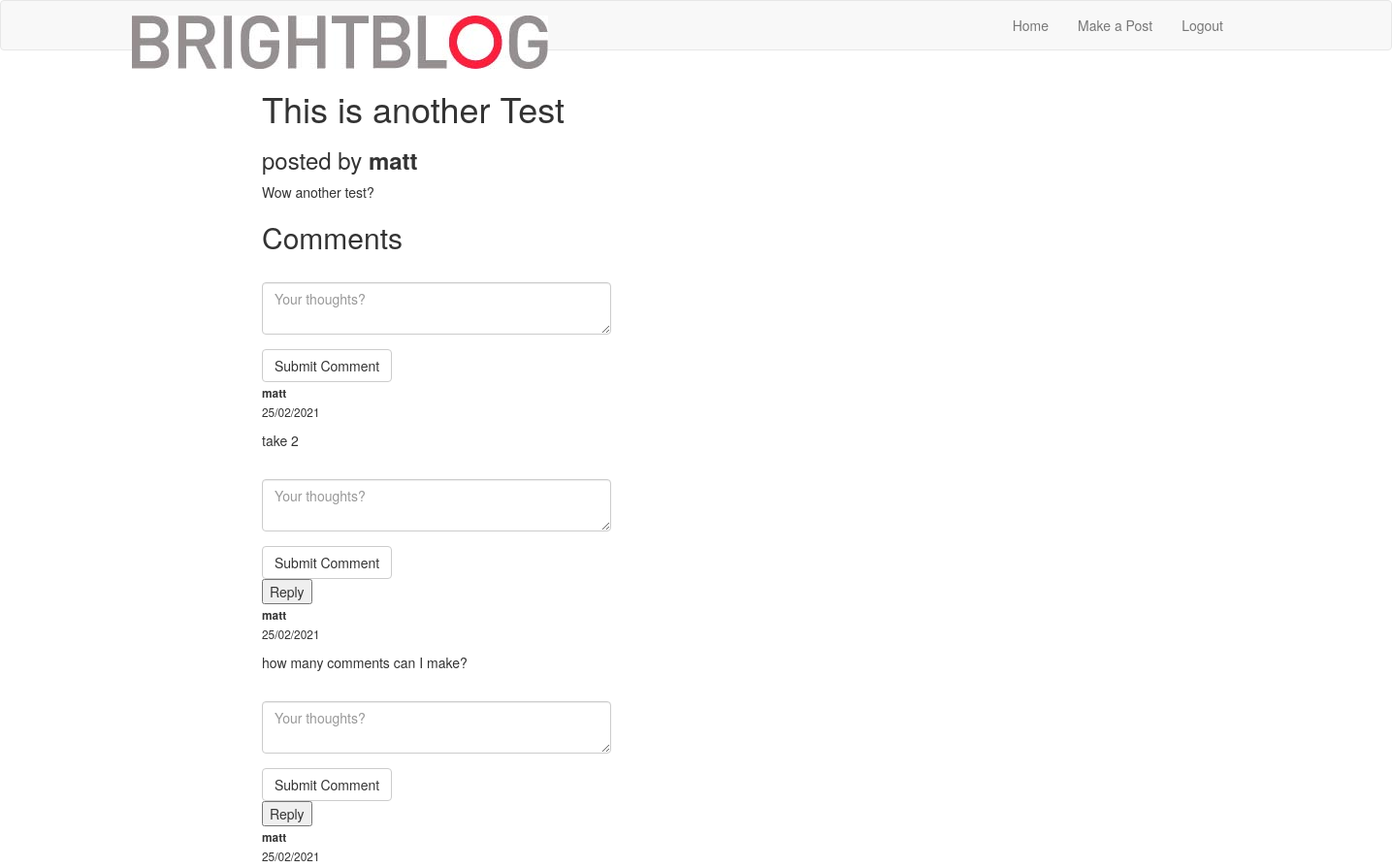
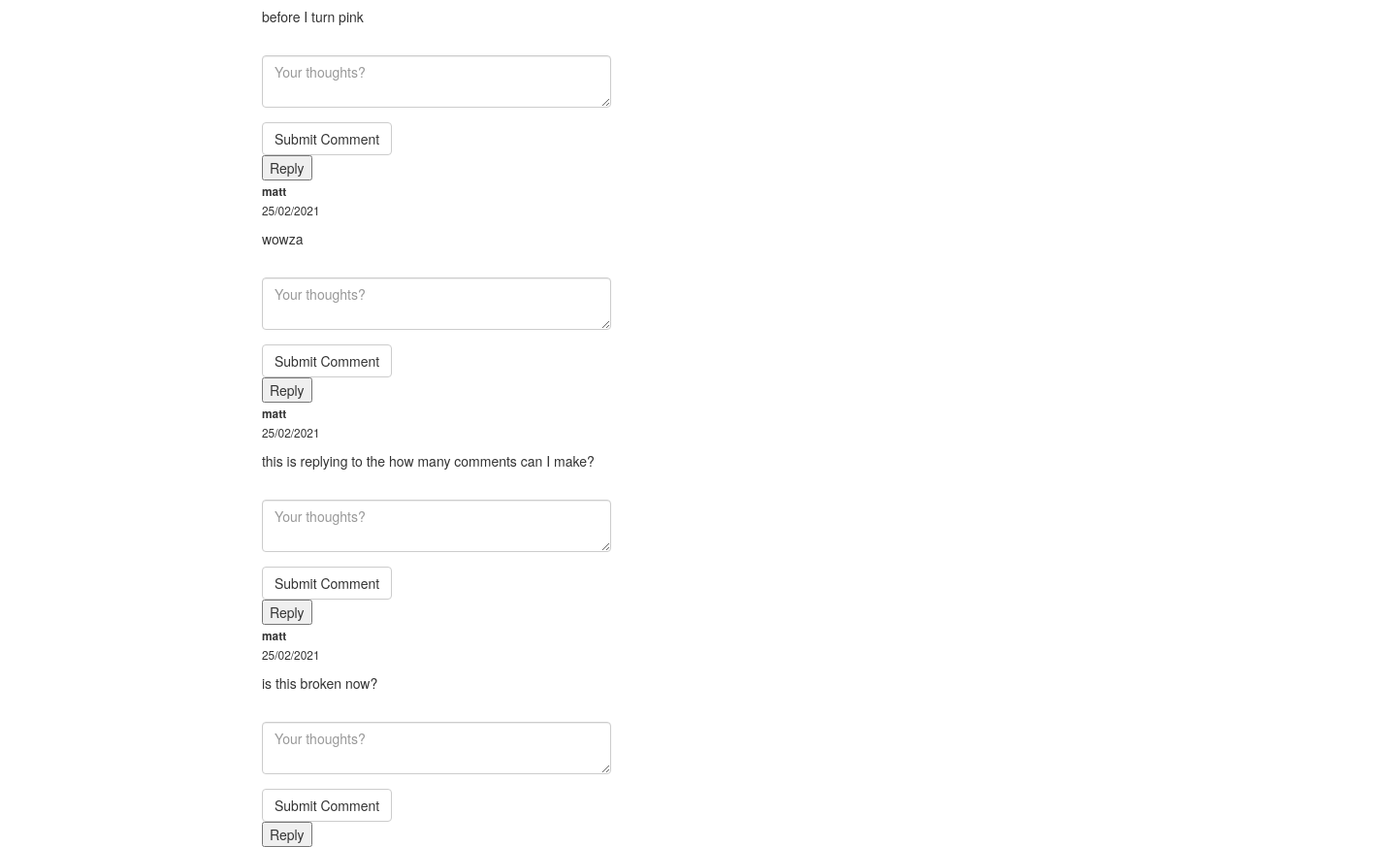
The page /showpost/2 (signed in) on the database its author committed (2 pictures, top to bottom).
### app/models.py (models this page shows, shortened)
class Post(db.Model):
    id = db.Column(db.Integer, primary_key=True)
    title = db.Column(db.String(150))
    body = db.Column(db.Text())
    timestamp = db.Column(db.DateTime, index=True, default=datetime.utcnow)
    user_id = db.Column(db.Integer, db.ForeignKey('user.id'))

class User(UserMixin, db.Model):
    id = db.Column(db.Integer, primary_key=True)
    username = db.Column(db.String(64), index=True, unique=True)
    email = db.Column(db.String(120), index=True, unique=True)
    password_hash = db.Column(db.String(128))
    posts = db.relationship('Post', backref='author', lazy='dynamic')
    comments = db.relationship('Comment', backref='author', lazy='dynamic')

class Comment(db.Model):
    _N = 6 # number of digits used for each component of path
    id = db.Column(db.Integer, primary_key=True)
    text = db.Column(db.String(500))
    user_id = db.Column(db.Integer, db.ForeignKey('user.id'))
    post_id = db.Column(db.Integer, db.ForeignKey('post.id'))
    timestamp = db.Column(db.DateTime(), default=datetime.utcnow, index=True)
    path = db.Column(db.Text, index=True)
    parent_id = db.Column(db.Integer, db.ForeignKey('comment.id'))
    replies = db.relationship(
        'Comment', backref=db.backref('parent', remote_side=[id]),
        lazy='dynamic')

### app/routes.py (the view)
@app.route('/showpost/<int:post_id>', methods=['GET', 'POST'])
def show_post(post_id):
    form = CommentForm()
    post = Post.query.get(post_id)
    comments = Comment.query.filter_by(post_id=post_id).order_by(Comment.timestamp.asc())
    if post is not None:
        if form.validate_on_submit():
            comment = Comment(text=form.comment.data, author=current_user, post_id=post_id)
            comment.save()
            flash('Your comment has been posted!')
            return redirect(url_for('show_post', post_id=post.id))
        return render_template('showpost.html', title=post.title, form=form, post=post, comments=comments)
    else:
        return render_template('404.html', title='Page not found.')

### app/forms.py (shortened to what this page needs)
class CommentForm(FlaskForm):
    comment = TextAreaField('', render_kw={'placeholder': 'Your thoughts?'}, validators=[DataRequired(), Length(min=1, max=500)])
    submit = SubmitField('Submit Comment')

### app/models.py (called while the page is built)
@login.user_loader
def load_user(id):
    return User.query.get(int(id))

### app/templates/showpost.html (shortened to what this page needs)
{% extends "base.html" %}
{% import 'bootstrap/wtf.html' as wtf %}
{% block app_content %}
<div class="container">
    <h1>{{ post.title }}</h1>
    <h3>posted by <b>{{ post.author.username }}</b></h3>
    <p>{{post.body}}</p>
    <h2>Comments</h2>
    <div class="row">
        <div class="col-md-4">
            {{ wtf.quick_form(form) }}
        </div>
    </div>
    {% if comments is not none %}
        {% for comment in comments %}
            <div>
                <p>
                    <small>
                        <b>{{ comment.author.username }}<br></b> {{ comment.timestamp.strftime("%d/%m/%Y") }}
                    </small>
                </p>
                <p>{{ comment.text }}</p>
                {% if current_user.is_authenticated %}
                {% set toggleCall = "{}{}{}".format('toggleDisplay(', comment.id, ')') %}
                <div id={{comment.id}} >
                    <div class="row" display="none">
                        <div class="col-md-4">
                            {{ wtf.quick_form(form) }}
                        </div>
                    </div>
                </div>
                <button onclick={{toggleCall}}>Reply</button>
                {% endif %}
            </div>
        {% endfor %}
    {% endif %}
</div>
{% endblock %}

### app/static/brightblog.css (style rules this page uses)
.container { margin-left: 120px; margin-right: 120px; }

### rows shown on the page
Post: title "This is another Test", body "Wow another test?"
User: author.username "matt"
Comment: author.username "matt", timestamp "25/02/2021", text "take 2"
Comment: author.username "matt", timestamp "25/02/2021", text "how many comments can I make?"
Comment: author.username "matt", timestamp "25/02/2021", text "before I turn pink"
Comment: author.username "matt", timestamp "25/02/2021", text "wowza"
Comment: author.username "matt", timestamp "25/02/2021", text "this is replying to the how many comments can I make?"
Comment: author.username "matt", timestamp "25/02/2021", text "is this broken now?"
